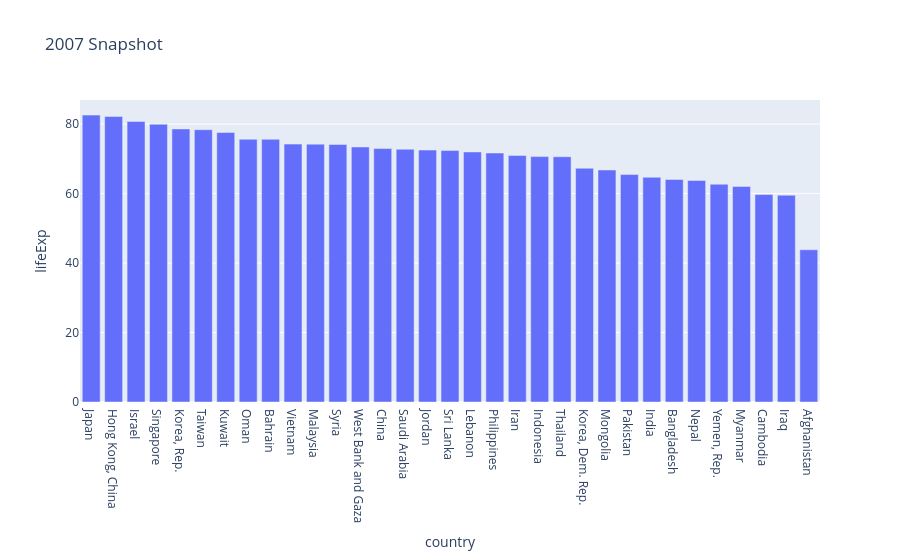

Here is the notebook cell this chart was saved with:
### Code cell
# YOUR CODE HERE — Part B: Bar chart for Asia in 2007
asia_2007 = gapminder[(gapminder['year'] == 2007) & (gapminder['continent'] == 'Asia')]
asia_2007 = asia_2007.sort_values('lifeExp', ascending=False)
figure = px.bar(asia_2007, x='country', y='lifeExp', title="2007 Snapshot")
figure.show()

### Figure 1 — Plotly figure (JSON) as saved in the notebook; plotly's stock layout.template omitted (floating-point values rounded to 4 significant figures)
{"data": [{"hovertemplate": "country=%{x}<br>lifeExp=%{y}<extra></extra>", "legendgroup": "", "marker": {"color": "#636efa", "pattern": {"shape": ""}}, "name": "", "orientation": "v", "showlegend": false, "textposition": "auto", "type": "bar", "x": ["Japan", "Hong Kong, China", "Israel", "Singapore", "Korea, Rep.", "Taiwan", "Kuwait", "Oman", "Bahrain", "Vietnam", "Malaysia", "Syria", "West Bank and Gaza", "China", "Saudi Arabia", "Jordan", "Sri Lanka", "Lebanon", "Philippines", "Iran", "Indonesia", "Thailand", "Korea, Dem. Rep.", "Mongolia", "Pakistan", "India", "Bangladesh", "Nepal", "Yemen, Rep.", "Myanmar", "Cambodia", "Iraq", "Afghanistan"], "xaxis": "x", "y": [82.6, 82.21, 80.75, 79.97, 78.62, 78.4, 77.59, 75.64, 75.64, 74.25, 74.24, 74.14, 73.42, 72.96, 72.78, 72.53, 72.4, 71.99, 71.69, 70.96, 70.65, 70.62, 67.3, 66.8, 65.48, 64.7, 64.06, 63.78, 62.7, 62.07, 59.72, 59.55, 43.83], "yaxis": "y"}], "layout": {"barmode": "relative", "legend": {"tracegroupgap": 0}, "title": {"text": "2007 Snapshot"}, "xaxis": {"anchor": "y", "domain": [0, 1], "title": {"text": "country"}}, "yaxis": {"anchor": "x", "domain": [0, 1], "title": {"text": "lifeExp"}}}}
